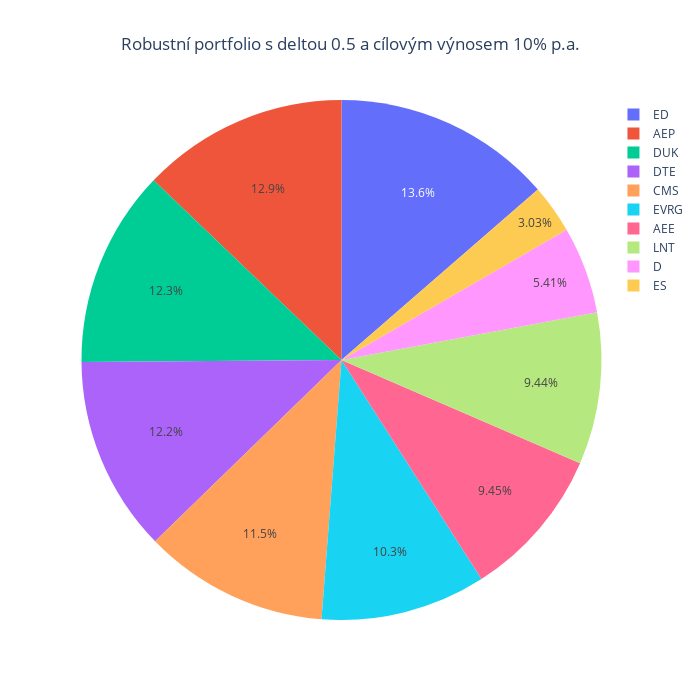

The code cell stored with this chart in its notebook:
### Code cell
weightsCustomDeltaTarget = RobustLedoitWolfCustomDeltaTargetReturn(prices = prices, target_return = 0.1, custom_delta = 0.5)
weightsPlot(weightsCustomDeltaTarget, title = "Robustní portfolio s deltou 0.5 a cílovým výnosem 10% p.a.")

### Figure 1 — Plotly figure (JSON) as saved in the notebook; plotly's stock layout.template omitted (floating-point values rounded to 4 significant figures)
{"data": [{"labels": ["AEE", "AEP", "CMS", "D", "DTE", "DUK", "ED", "ES", "EVRG", "LNT"], "type": "pie", "values": [0.09446, 0.1286, 0.115, 0.05409, 0.1215, 0.1227, 0.1362, 0.03031, 0.1028, 0.09439]}], "layout": {"height": 700, "title": {"text": "Robustní portfolio s deltou 0.5 a cílovým výnosem 10% p.a.", "x": 0.5}, "width": 700}}
